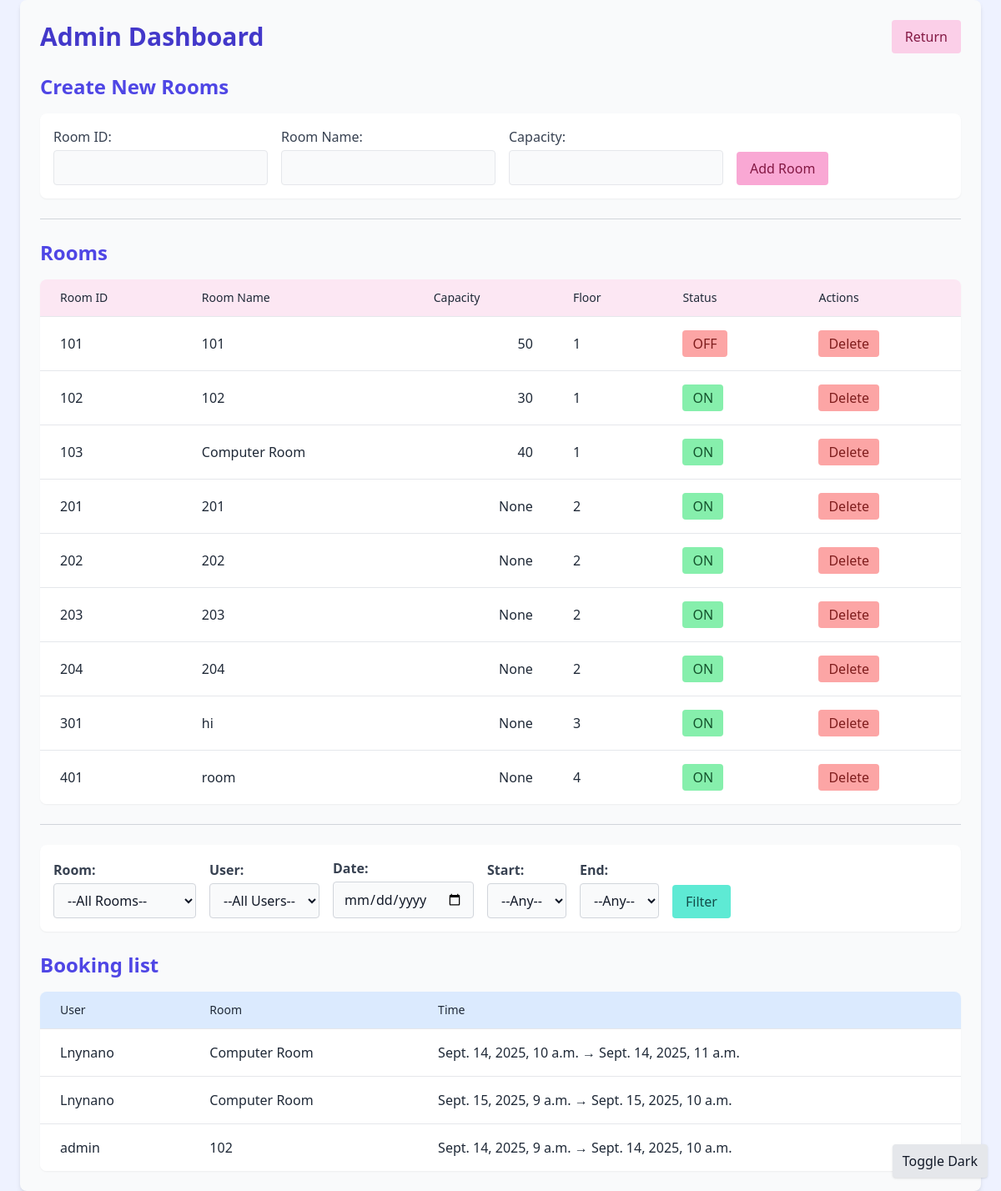
Page /dashboard/ (signed in) on the earlier database version.
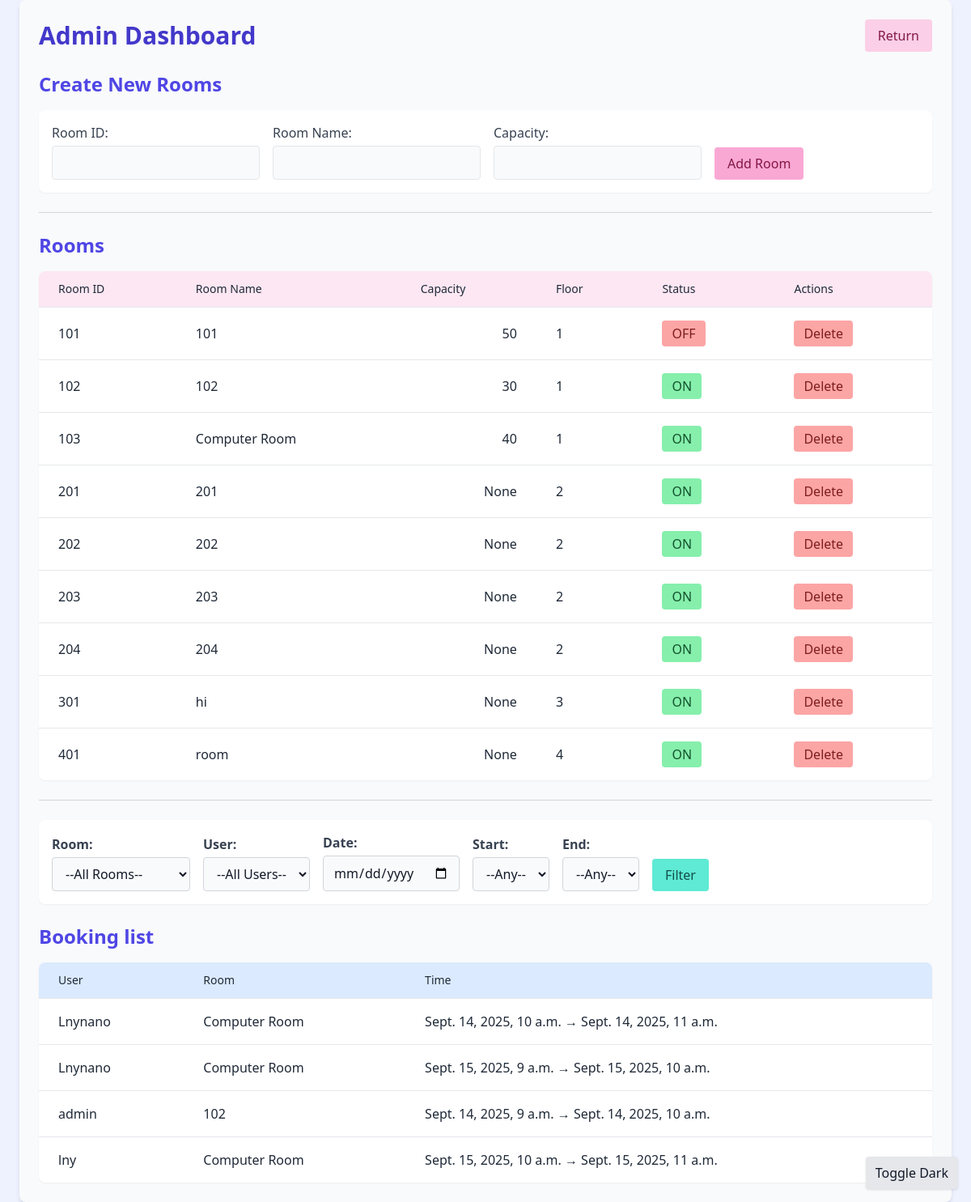
Same page on the later database version.
### room/models.py (models this page shows, shortened)
class Room(models.Model):
    room_id = models.AutoField(primary_key=True)
    room_name = models.CharField(max_length=50, null=False)
    cap = models.IntegerField(null=True, blank=True)
    floor = models.IntegerField()
    status = models.BooleanField(default=False)

### booking/models.py (models this page shows, shortened)
class Booking(models.Model) :
    room = models.ForeignKey(Room, on_delete=models.CASCADE)
    user = models.ForeignKey(User, on_delete=models.CASCADE)
    start_time = models.DateTimeField()
    end_time = models.DateTimeField()
    created_at = models.DateTimeField(auto_now_add=True)

### accounts/views.py (the view, shortened to what this page needs)
# urls.py: path('dashboard/', views.admin_dashboard, name='dashboard'),
@user_passes_test(is_admin)
def admin_dashboard(request):
    rooms = Room.objects.all()
    bookings = Booking.objects.all().select_related("room", "user")
    users = User.objects.all()
    user_id = request.GET.get("user")
    room_id = request.GET.get("room")
    date_str = request.GET.get("date")
    start = request.GET.get("start")
    end = request.GET.get("end")
    start_hours = ["09:00", "10:00", "11:00", "12:00", "13:00"]
    end_hours = ["10:00", "11:00", "12:00", "13:00", "14:00"]
    if user_id:
        bookings = bookings.filter(user__id=user_id)
    if room_id:
        bookings = bookings.filter(room__room_id=room_id)
    if date_str:
        date_obj = parse_date(date_str)
        bookings = bookings.filter(start_time__date=date_obj)
    if start:
        start_hour = int(start.split(":")[0])
        bookings = bookings.filter(start_time__hour__gte=start_hour)
    if end:
        end_hour = int(end.split(":")[0])
        bookings = bookings.filter(end_time__hour__lte=end_hour)
    context = {
        "rooms": rooms,
        "bookings": bookings,
        "users": users,
        "request": request,
        "start_hours": start_hours,
        "end_hours": end_hours,
    }
    return render(request, "dashboard.html", context)

### accounts/views.py (called while the page is built)
def is_admin(user):
    return user.is_staff or user.is_superuser

### accounts/templates/dashboard.html (shortened to what the changed rows need)
<!DOCTYPE html>
<html lang="en">
<head >
    <script src="https://cdn.tailwindcss.com"></script>
</head>
<body class="bg-indigo-50 text-gray-900 dark:bg-gray-900 dark:text-gray-100 transition-colors duration-500">
{% block content %}
<div class="max-w-6xl mx-auto p-6 bg-gray-50 dark:bg-gray-800 rounded-lg shadow-md transition-colors duration-500">
    <div class="flex justify-between items-center mb-6">
        <h2 class="text-3xl font-bold text-indigo-700 dark:text-indigo-300">Admin Dashboard</h2>
    </div>
    {% if rooms %}
    <div class="overflow-x-auto bg-white dark:bg-gray-700 rounded-lg shadow-sm transition-colors duration-500">
        <table class="min-w-full divide-y divide-gray-200 dark:divide-gray-600">
            <thead class="bg-pink-100 dark:bg-pink-700">
                <tr>
                    <th class="px-6 py-3 text-left text-sm font-medium text-gray-800 dark:text-gray-100">Room ID</th>
                    <th class="px-6 py-3 text-left text-sm font-medium text-gray-800 dark:text-gray-100">Room Name</th>
                    <th class="px-6 py-3 text-left text-sm font-medium text-gray-800 dark:text-gray-100">Capacity</th>
                    <th class="px-6 py-3 text-left text-sm font-medium text-gray-800 dark:text-gray-100">Floor</th>
                    <th class="px-6 py-3 text-left text-sm font-medium text-gray-800 dark:text-gray-100">Status</th>
                    <th class="px-6 py-3 text-left text-sm font-medium text-gray-800 dark:text-gray-100">Actions</th>
                </tr>
            </thead>
            <tbody class="bg-white dark:bg-gray-700 divide-y divide-gray-200 dark:divide-gray-600">
                {% for room in rooms %}
                <tr class="hover:bg-pink-50 dark:hover:bg-gray-600">
                    <td class="px-6 py-4 text-gray-800 dark:text-gray-100">{{ room.room_id }}</td>
                    <td class="px-6 py-4 text-gray-800 dark:text-gray-100">{{ room.room_name }}</td>
                    <td class="px-6 py-4 text-right text-gray-800 dark:text-gray-100">{{ room.cap }}</td>
                    <td class="px-6 py-4 text-gray-800 dark:text-gray-100">{{ room.floor }}</td>
                    <td class="px-6 py-4 text-gray-800 dark:text-gray-100">
                        <form method="POST">
                            <div id="room-{{ room.room_name }}">
                                {% if room.status %}
                                    <button type="submit" name="status_to_off" class="bg-green-300 dark:bg-green-700 text-green-900 dark:text-green-100 px-3 py-1 rounded hover:bg-green-400 dark:hover:bg-green-500 transition">
                                        ON
                                    </button>
                                {% else %}
                                    <button type="submit" name="status_to_on" class="bg-red-300 dark:bg-red-600 text-red-900 dark:text-red-100 px-3 py-1 rounded hover:bg-red-400 dark:hover:bg-red-500 transition">
                                        OFF
                                    </button>
                                {% endif %}
                            </div>
                        </form>
                    </td>
                    <td class="px-6 py-4">
                        <form method="POST" class="inline">
                            <button type="submit" name="delete_room" class="bg-red-300 dark:bg-red-600 text-red-900 dark:text-red-100 px-3 py-1 rounded hover:bg-red-400 dark:hover:bg-red-500 transition">
                                Delete
                            </button>
                        </form>
                    </td>
                </tr>
                {% endfor %}
            </tbody>
        </table>
    </div>
    {% else %}
    <p class="text-gray-500 dark:text-gray-300">No rooms available.</p>
    {% endif %}
    {% if bookings %}
    <div class="overflow-x-auto bg-white dark:bg-gray-700 rounded-lg shadow-sm transition-colors duration-500">
        <table class="min-w-full divide-y divide-gray-200 dark:divide-gray-600">
            <thead class="bg-blue-100 dark:bg-pink-700">
                <tr>
                    <th class="px-6 py-3 text-left text-sm font-medium text-gray-800 dark:text-gray-100">User</th>
                    <th class="px-6 py-3 text-left text-sm font-medium text-gray-800 dark:text-gray-100">Room</th>
                    <th class="px-6 py-3 text-left text-sm font-medium text-gray-800 dark:text-gray-100">Time</th>
                </tr>
            </thead>
            <tbody class="bg-white dark:bg-gray-700 divide-y divide-gray-200 dark:divide-gray-600">
                {% for booking in bookings %}
                <tr class="hover:bg-blue-50 dark:hover:bg-gray-600">
                    <td class="px-6 py-4 text-gray-800 dark:text-gray-100">{{ booking.user.username }}</td>
                    <td class="px-6 py-4 text-gray-800 dark:text-gray-100">{{ booking.room.room_name }}</td>
                    <td class="px-6 py-4 text-gray-800 dark:text-gray-100">{{ booking.start_time }} → {{ booking.end_time }}</td>
                </tr>
                {% endfor %}
            </tbody>
        </table>
    </div>
    {% else %}
    <p class="text-gray-500 dark:text-gray-300">No bookings found for this period.</p>
    {% endif %}
</div>
{% endblock %}
</body>
</html>

Differences in the rows shown:
added Booking: user.username "lny", room.room_name "Computer Room", start_time "Sept. 15, 2025, 10 a.m.", end_time "Sept. 15, 2025, 11 a.m."
